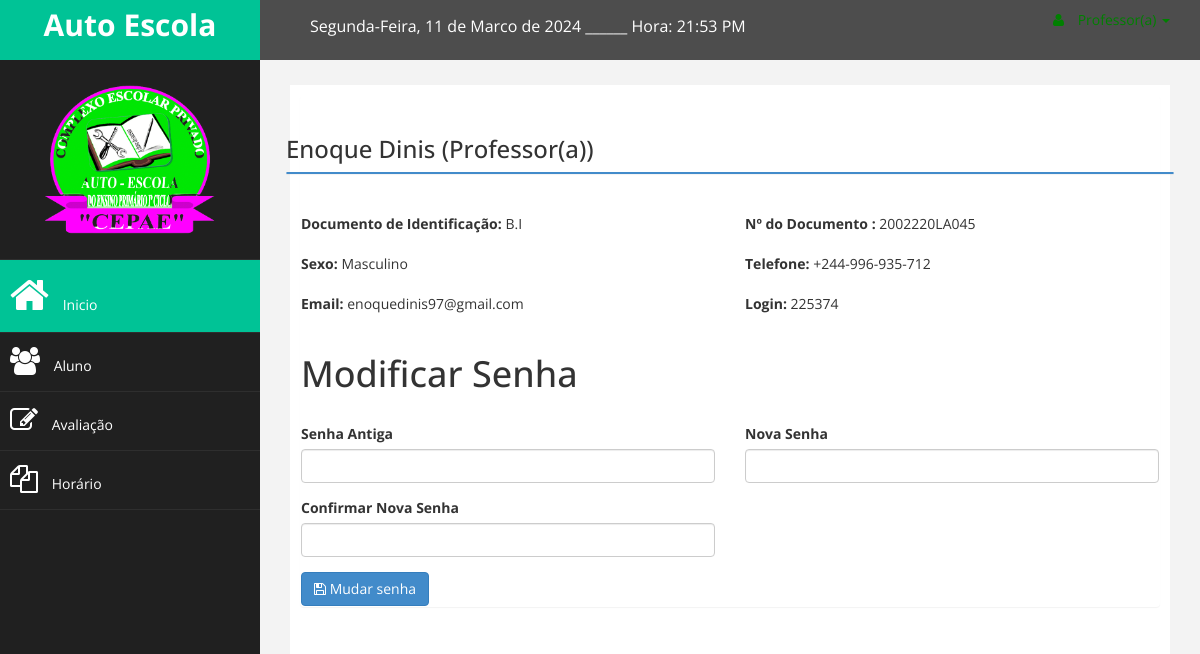
Screenshot of /professor/vs_perfil.php (signed in) with the database file from the repository.
### tables this page shows
CREATE TABLE `usuario` (
  `id_usuario` int(11) NOT NULL,
  `nome_usuario` varchar(50) NOT NULL,
  `tipo_documento` varchar(30) NOT NULL,
  `num_documento` varchar(30) DEFAULT NULL,
  `sexo` enum('Masculino','Feminino') NOT NULL,
  `tel1` varchar(30) NOT NULL,
  `email` varchar(30) DEFAULT NULL,
  `tipo` varchar(30) NOT NULL,
  `ativo` tinyint(1) NOT NULL,
  `login` int(6) NOT NULL,
  `senha` varchar(100) NOT NULL
);

### professor/vs_perfil.php (the view, shortened to what this page needs)
<?php
include_once 'menu_rod/menu_prof.php'
?>
<div id="page-wrapper" >
    <div id="page-inner">
        <div class="row">
            <div class="col-lg-12">
                <section class="panel">
                    <br>
                    <?php
                        $sql = "SELECT * FROM usuario Where id_usuario = '$id' and tipo ='$tipo' ";
                        $resultado = mysqli_query($connect, $sql);
                        $dados = mysqli_fetch_array($resultado);
                    ?>
                <form action="" method="POST">
                <div class="row">
                <h3><?php echo $dados['nome_usuario']; ?> (<?php echo $dados['tipo']; ?>)</h3>
                        <div class="panel panel-primary">
                         </div><br>
                        <div class="col-md-6">
                            <div class="form-group">
                                <label>Documento de Identificação: </label>
                                <?php echo $dados['tipo_documento']; ?>
                            </div>
                        </div>
                        <div class="col-md-6">
                            <div class="form-group">
                                <label>Nº do Documento :</label>
                                <?php echo $dados['num_documento']; ?>
                            </div>
                        </div>
                        <div class="col-md-6">
                            <div class="form-group">
                                <label>Sexo: </label>
                                <?php echo $dados['sexo']; ?>
                            </div>
                        </div>
                        <div class="col-md-6">
                            <div class="form-group">
                                <label>Telefone: </label>
                                <?php echo $dados['tel1']; ?>
                            </div>
                        </div>
                        <div class="col-md-6">
                            <div class="form-group">
                                <label>Email: </label>
                                <?php echo $dados['email']; ?>
                            </div>
                        </div>
                        <div class="col-md-6">
                            <div class="form-group">
                                <label>Login:</label>
                                <?php echo $dados['login']; ?>
                            </div>
                        </div>
                </form>
                </div>
                <div >
             <h1>Modificar Senha</h1>
             <br>
             <form action="senha.php" method="POST">
                 <div class="row">
                     <div class="col-md-6">
                         <div class="form-group">
                             <label>Senha Antiga</label>
                             <input type="password" name="senha_a" class="form-control" />
                         </div>
                     </div>
                     <div class="col-md-6">
                         <div class="form-group">
                             <label>Nova Senha</label>
                             <input type="password" name="senha_n"  class="form-control" />
                         </div>
                     </div>
                     <div class="col-md-6">
                         <div class="form-group">
                             <label>Confirmar Nova Senha</label>
                             <input type="password" name="senha_c"  class="form-control" />
                         </div>
                         <button type="submit" name="btn-senha" class="btn btn-primary"><i class="fa fa-save"></i> Mudar senha</button>
                     </div>
                 </div>
             </form>
             </div>
            </div>
        </div>
    </div>
</div>
<?php
include_once 'menu_rod/rod_prof.php'
?>

### assets/css/dustom.css (style rules this page uses)
body { font-family: 'Open Sans', sans-serif; }
#page-wrapper { padding: 15px 15px; min-height: 600px; background:#F3F3F3; }
#page-inner { width:100%; margin:10px 20px 10px 0px; background:#fff; padding:10px; min-height:1200px; }
@media (min-width:768px) { #page-wrapper { margin: 0 0 0 260px; padding: 15px 30px; min-height: 1200px; } }

### rows the page displays
usuario: nome_usuario "Enoque Dinis", tipo "Professor(a)", tipo_documento "B.I", num_documento "2002220LA045", sexo "Masculino", tel1 "+244-996-935-712", email "enoquedinis97@gmail.com", login "225374"
